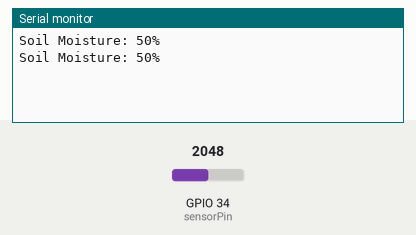
A sketch run on a simulated ESP32. On the bench: the last lines printed to the serial monitor. Inputs (shaded band) come from the test bench; at power-on: GPIO 34 (sensorPin) = 2048.

Above: at 1.8 s.
1.9 s: GPIO 34 (sensorPin) set to 2866
At 2.8 s:
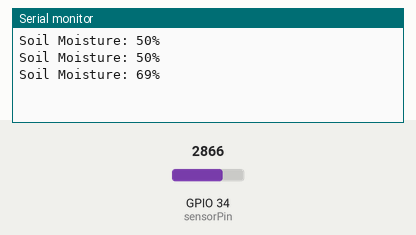
3.4 s: GPIO 34 (sensorPin) set to 3603
At 4.5 s:
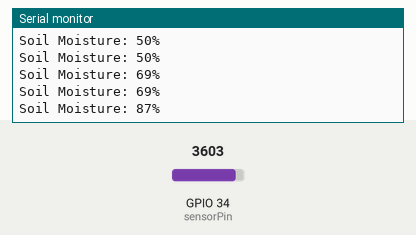
Timing chart, 0 to 6.4 s (numbered marks = the images above; inputs shaded):
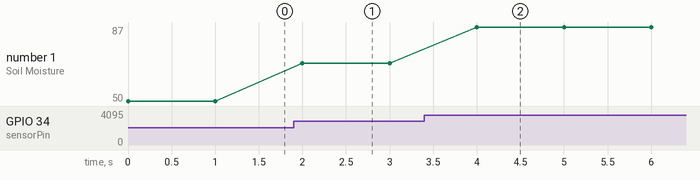

Measured:
- after the input at 1.9 s, the serial monitor: prints a new line after 0.10 s (image 1)
- after the input at 3.4 s, the serial monitor: prints a new line after 0.60 s (image 2)
- plotted number 1: 50 → 69 after the input at 1.9 s, 69 → 87 after the input at 3.4 s

The sketch:

soil_moisture.ino
```cpp
const int sensorPin = 34;

void setup() {
  Serial.begin(9600);
}

void loop() {
  int value = analogRead(sensorPin);
  int moisture = map(value, 0, 4095, 0, 100);

  Serial.print("Soil Moisture: ");
  Serial.print(moisture);
  Serial.println("%");

  delay(1000);
}
```
